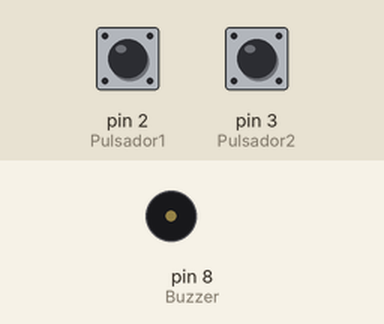
A sketch run on a simulated Arduino Uno, built with avr-gcc and run on an emulated ATmega328P. On the bench: buzzer (waves = sounding, pin HIGH). The test bench sets the inputs (shaded band); at power-on: pin 3 (Pulsador2) HIGH, pin 2 (Pulsador1) HIGH.

Above: at 1.2 s.
1.3 s: pin 3 (Pulsador2) pulled LOW for 0.15 s
At 1.8 s:
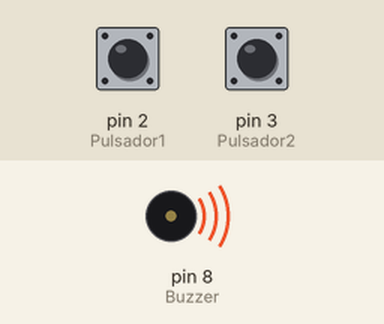
4.4 s: pin 3 (Pulsador2) pulled LOW for 1 s
At 8.0 s:
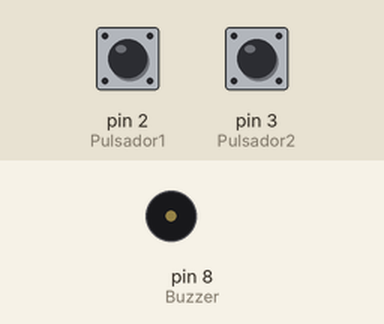
8.4 s: pin 3 (Pulsador2) pulled LOW for 3.2 s
At 13.9 s:
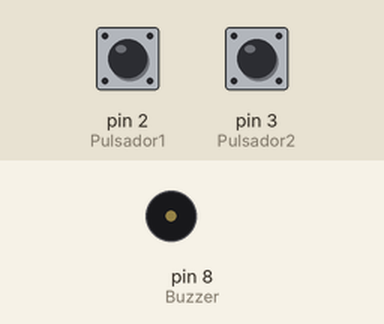
Timing chart, 0 to 15.4 s (numbered marks = the images above; inputs shaded):
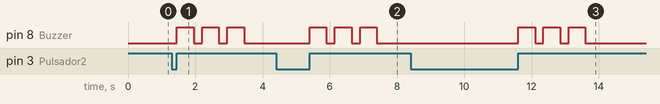

Measured:
- after the input at 1.3 s, pin 8 (Buzzer): alternates HIGH for 0.50 s and LOW for 0.25 s, starting after 0.15 s
- after the input at 4.4 s, pin 8 (Buzzer): alternates HIGH for 0.50 s and LOW for 0.25 s, starting after 1.0 s
- after the input at 8.4 s, pin 8 (Buzzer): alternates HIGH for 0.50 s and LOW for 0.25 s, 6 changes in all, then stays LOW, starting after 3.2 s

The sketch:

buzzerr.ino
```cpp
const int Buzzer = 8;    //el pin de arduino para el altavoz
const int Pulsador1 = 2;  // pin del primer pulsador puerta abierta
boolean Estado_pulsador1;
int Estado_anterior1;

const int Pulsador2 = 3;  // pin del segundo pulsador tarjeta erronea
boolean Estado_pulsador2;
int Estado_anterior2;

void setup() {
  pinMode(Pulsador1, INPUT_PULLUP); // aqui declaro al pulsador 1 como entrada
  pinMode(Pulsador2, INPUT_PULLUP); // aqui declaro al pulsador 1 como entrada
  pinMode(Buzzer, OUTPUT); // aqui declaro que el altavoz es una salida.

}
void loop() {
  if (digitalRead(Pulsador1) == LOW) {    //El pulsador está presionado
    Estado_anterior1 = 1;     //La variable que cambia
  }
  if (digitalRead(Pulsador1) == HIGH && Estado_anterior1 == 1) {   //aqui hemos soltado el pulsador por lo que empezara a hacer lo siguiente ...
    Estado_anterior1 = 0;    //La variable vuelve a su valor original

    for (int i = 0; i < 1; i++) {  // aqui cuando tu presiones el boton y sueltes va a hacer un unico pitido
      digitalWrite(Buzzer, HIGH); // aqui le dices que active el altavoz
      delay (2000); // durante 2 segundos
      digitalWrite(Buzzer, LOW); // aqui que el altavoz se apague


    }
  }

  if (digitalRead(Pulsador2) == LOW) {    //El pulsador está presionado
    Estado_anterior2 = 1;     //La variable que cambia
  }
  if (digitalRead(Pulsador2) == HIGH && Estado_anterior2 == 1) {     // aqui el pulsador esta sin pulsar
    Estado_anterior2 = 0;    //La variable vuelve a su valor original
    for (int i = 0; i < 3; i++) { // el pitido va a sonar 3 veces, pero no seguidos ya que definimos que sean 3 pitidos.
      digitalWrite(Buzzer, HIGH); // el altavoz se activa
      delay (500); // durante medio segundo 1/2 s.
      digitalWrite(Buzzer, LOW); // altavoz apagado
      delay (250); // durante 1/4 de segundo.
    }
  }
}
```
